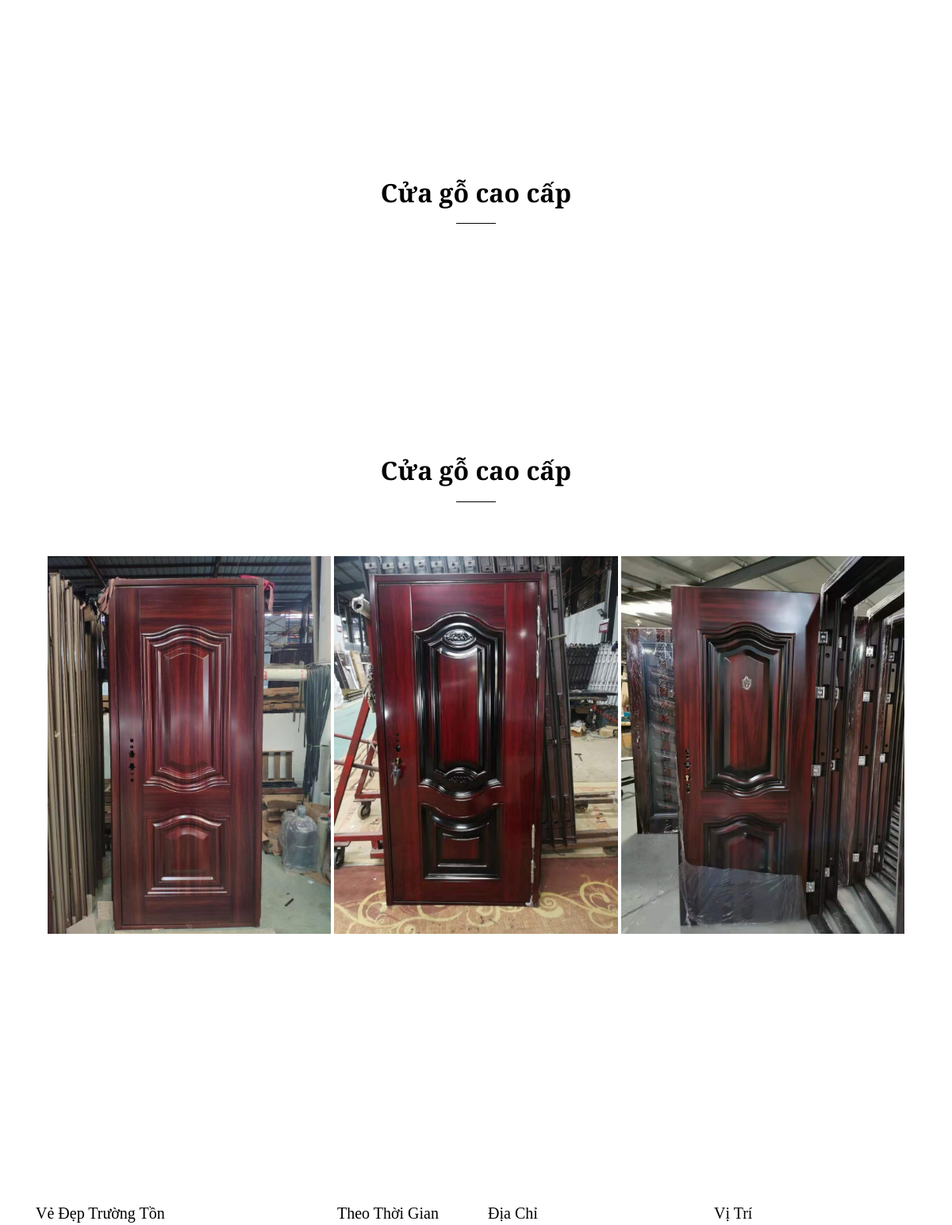
/detail.php?slug=cua-go-cao-cap (middle part), run on an earlier commit of the app's database.
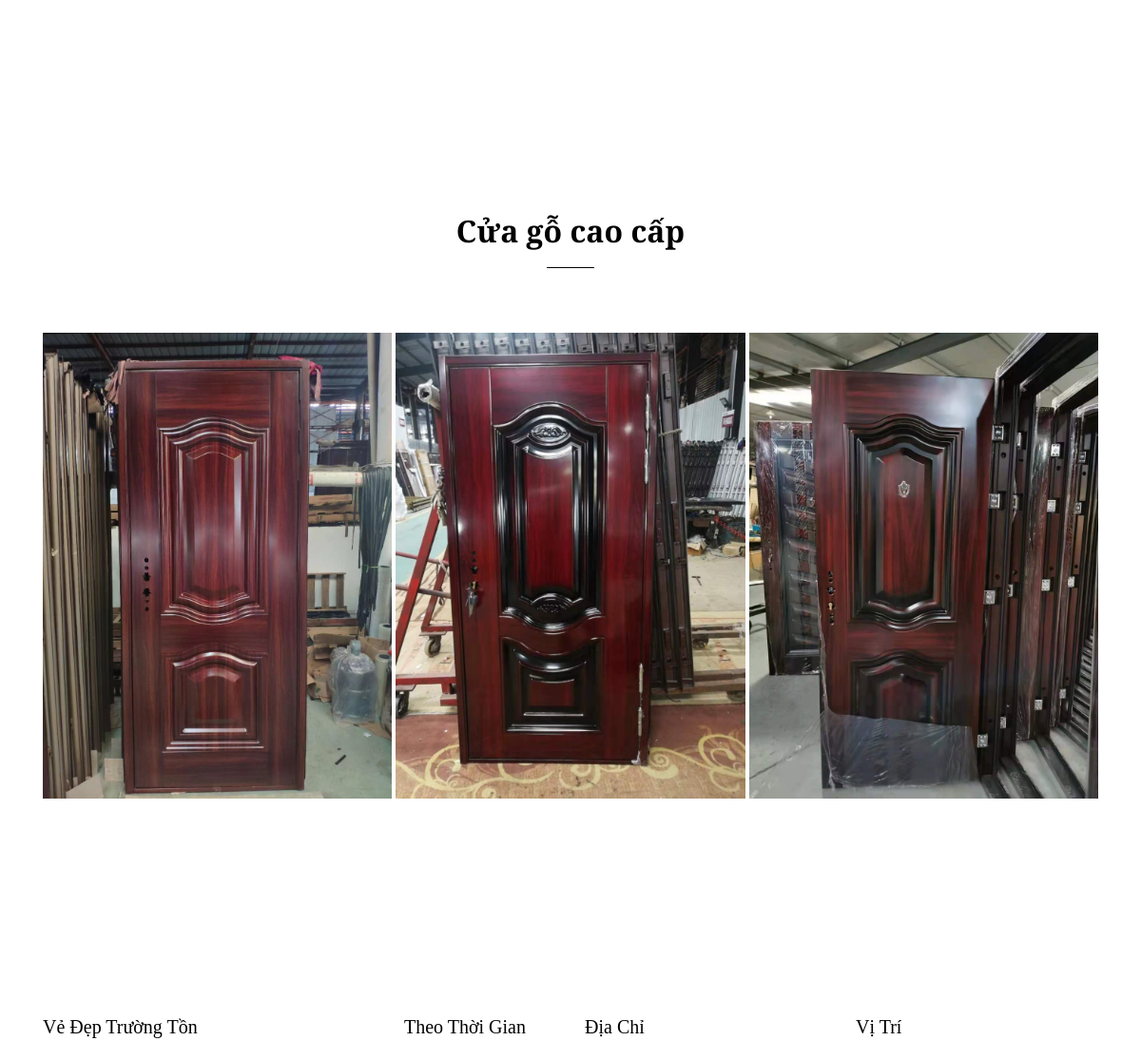
And on a later commit of the database.
### tables this page shows
CREATE TABLE `tbl_post` (
  `id` int(11) NOT NULL,
  `name` varchar(255) NOT NULL,
  `slug` varchar(255) NOT NULL,
  `cat` int(11) NOT NULL,
  `tomtat` text NOT NULL,
  `content` text NOT NULL,
  `noidung` text NOT NULL,
  `times` timestamp NOT NULL DEFAULT current_timestamp() ON UPDATE current_timestamp(),
  `img` varchar(200) NOT NULL
);

### lib/database.php (called while the page is built, shortened)
<?php
class Database{
  public $host   = DB_HOST;
  public $user   = DB_USER;
  public $pass   = DB_PASS;
  public $dbname = DB_NAME;
  public $link;
private function connectDB(){
  $this -> link = new mysqli($this->host, $this->user, $this->pass, $this->dbname);
    mysqli_set_charset($this->link, 'UTF8');
}
public function select($query){
  $result = $this->link->query($query) or
  die($this->link->error.__LINE__);
  if($result->num_rows > 0){
    return $result;
  } else {
    return false;
  }
}
}
?>

### classes/post.php (called while the page is built, shortened)
<?php
    $filepath = realpath(dirname(__FILE__));
    include_once ($filepath. '/../lib/database.php');
?>
<?php
    class post {
        private $db;
        public function __construct() {
            $this->db = new Database();
        }
        public function get_detail($slug){
            $query = "SELECT * FROM tbl_post WHERE slug = '$slug' LIMIT 1";
            $result = $this->db->select($query);
            return $result;
        }
    }
?>

### detail.php (the view, shortened to what this page needs)
<?php include 'classes/post.php';?>
<?php
  $ps = new post();
  if(isset($_GET['slug'])){
    $slug = $_GET['slug'];
    $get_detail = $ps -> get_detail($slug);
    if($get_detail){
      $resule = $get_detail -> fetch_assoc();
    }
  }
  $title = $resule['name'];
  include 'inc/header.php';
?>
<main class="untree_co--site-main">
  <?php
  if ($resule['id'] == 19){
    echo $resule['noidung'];
  }else{
  ?>
  <div class="untree_co--site-section pb-0">
    <div class="video_perform">
      <div class="untree_co--site-section">
        <div class="container">
          <div class="row justify-content-center text-center pt-0 pb-5">
            <div class="col-lg-6 section-heading">
              <h3 class="text-center">
                <?php echo $title ?>
              </h3>
            </div>
          </div>
          <?php echo $resule['noidung'] ?>
        </div>
      </div>
    </div>
  </div>
  <?php } ?>
</main>
<?php include 'inc/footer.php' ?>

### inc/header.php (shortened to what this page needs)
<?php
  include_once 'lib/database.php';
?>
<!doctype html>
<html lang="en">
<head>
  <link rel="stylesheet" href="public/css/vendor/icomoon/style.css">
  <link rel="stylesheet" href="public/css/vendor/owl.carousel.min.css">
  <link rel="stylesheet" href="public/css/vendor/aos.css">
  <link rel="stylesheet" href="public/css/vendor/animate.min.css">
  <link rel="stylesheet" href="public/css/vendor/bootstrap.css">
  <link rel="stylesheet" href="public/css/vendor/jquery.fancybox.min.css" />
  <link rel="stylesheet" href="public/css/style.css">
  <link rel="stylesheet" type="text/css" href="https://cdn.jsdelivr.net/npm/slick-carousel@1.8.1/slick/slick.css" />
</head>
<body>
  <div class="untree_co--site-wrap">

### inc/footer.php (shortened to what this page needs)
<footer class="untree_co--site-footer">
  <div class="container">
    <div class="row">
      <div class="col-md-4 pr-md-5">
        <h3>Vẻ Đẹp Trường Tồn</h3>
      </div>
      <div class="col-md-8 ml-auto">
        <div class="row">
          <div class="col-md-3">
            <h3>Theo Thời Gian</h3>
          </div>
          <div class="col-md-9 ml-auto">
            <div class="row mb-3">
              <div class="col-md-6">
                <h3>Địa Chỉ</h3>
              </div>
              <div class="col-md-6 ">
                <h3>Vị Trí</h3>
              </div>
            </div>
          </div>
        </div>
      </div>
    </div>
  </div>
</footer>
</div>
</body>
</html>

### public/css/style.css (style rules this page uses)
body { font-family: "Roboto", sans-serif; background-color: #fff; font-weight: 300; color: rgba(0, 0, 0, 0.5); color: #707070; line-height: 1.7; overflow-x: hidden; position: relative; }
body:before { content: ""; position: absolute; left: 0; right: 0; bottom: 0; top: 0; background: rgba(0, 0, 0, 0.5); visibility: hidden; opacity: 0; -webkit-transition: 0.3s all ease; -o-transition: 0.3s all ease; transition: 0.3s all ease; z-index: 8; }
h1, h2, h3, h4, h5, h6, .h1, .h2, .h3, .h4, .h5, .h6 { font-family: "Cormorant Garamond", serif; color: #000; }
.untree_co--site-section { padding: 7rem 0; position: relative; clear: both; width: 100%; }
.section-heading h3 { font-size: 2rem; font-weight: 700; color: #000; position: relative; padding-bottom: 20px; margin-bottom: 20px; font-weight: 700; font-family: "Cormorant Garamond", serif; }
.section-heading h3:after { position: absolute; content: ""; width: 50px; height: 1px; background: #000; left: 50%; -webkit-transform: translateX(-50%); -ms-transform: translateX(-50%); transform: translateX(-50%); bottom: 0; }
.untree_co--site-wrap { width: calc(100%); -webkit-transition: 1s -webkit-transform cubic-bezier(0.23, 1, 0.32, 1); transition: 1s -webkit-transform cubic-bezier(0.23, 1, 0.32, 1); -o-transition: 1s transform cubic-bezier(0.23, 1, 0.32, 1); transition: 1s transform cubic-bezier(0.23, 1, 0.32, 1); transition: 1s transform cubic-bezier(0.23, 1, 0.32, 1), 1s -webkit-transform cubic-bezier(0.23, 1, 0.32, 1); }
footer { padding: 7rem 0; font-size: 15px; }
footer h3 { font-size: 20px; margin-bottom: 20px; color: #000; }
.gutter-2 { margin-right: -2px !important; margin-left: -2px !important; }
.gutter-2 > .col, .gutter-2 > [class*="col-"] { margin-bottom: 4px; padding-right: 2px !important; padding-left: 2px !important; }

What changed in the data, as far as the page shows it:
changed tbl_post "Cửa gỗ cao cấp": noidung "Cửa gỗ cao cấp" → (not shown)
